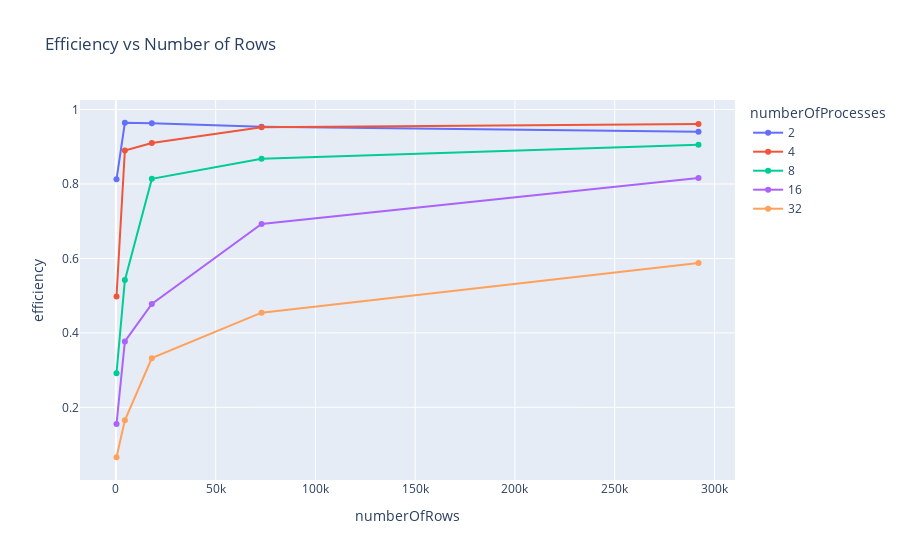

Here is the notebook cell this chart was saved with:
### Code cell
if is_notebook():
    fig = px.line(df_perf, x='numberOfRows', y='efficiency', color='numberOfProcesses', markers=True, title='Efficiency vs Number of Rows')
    fig.show()

### Figure 1 — Plotly figure (JSON) as saved in the notebook; plotly's stock layout.template omitted (floating-point values rounded to 4 significant figures)
{"data": [{"hovertemplate": "numberOfProcesses=2<br>numberOfRows=%{x}<br>efficiency=%{y}<extra></extra>", "legendgroup": "2", "line": {"color": "#636efa", "dash": "solid"}, "marker": {"symbol": "circle"}, "mode": "lines+markers", "name": "2", "orientation": "v", "showlegend": true, "type": "scatter", "x": [300, 4500, 18000, 73000, 292000], "xaxis": "x", "y": [0.8125, 0.9645, 0.963, 0.9535, 0.9407], "yaxis": "y"}, {"hovertemplate": "numberOfProcesses=4<br>numberOfRows=%{x}<br>efficiency=%{y}<extra></extra>", "legendgroup": "4", "line": {"color": "#EF553B", "dash": "solid"}, "marker": {"symbol": "circle"}, "mode": "lines+markers", "name": "4", "orientation": "v", "showlegend": true, "type": "scatter", "x": [300, 4500, 18000, 73000, 292000], "xaxis": "x", "y": [0.4979, 0.8901, 0.9102, 0.9527, 0.961], "yaxis": "y"}, {"hovertemplate": "numberOfProcesses=8<br>numberOfRows=%{x}<br>efficiency=%{y}<extra></extra>", "legendgroup": "8", "line": {"color": "#00cc96", "dash": "solid"}, "marker": {"symbol": "circle"}, "mode": "lines+markers", "name": "8", "orientation": "v", "showlegend": true, "type": "scatter", "x": [300, 4500, 18000, 73000, 292000], "xaxis": "x", "y": [0.2918, 0.5417, 0.8137, 0.8677, 0.9057], "yaxis": "y"}, {"hovertemplate": "numberOfProcesses=16<br>numberOfRows=%{x}<br>efficiency=%{y}<extra></extra>", "legendgroup": "16", "line": {"color": "#ab63fa", "dash": "solid"}, "marker": {"symbol": "circle"}, "mode": "lines+markers", "name": "16", "orientation": "v", "showlegend": true, "type": "scatter", "x": [300, 4500, 18000, 73000, 292000], "xaxis": "x", "y": [0.1549, 0.377, 0.4776, 0.6926, 0.8161], "yaxis": "y"}, {"hovertemplate": "numberOfProcesses=32<br>numberOfRows=%{x}<br>efficiency=%{y}<extra></extra>", "legendgroup": "32", "line": {"color": "#FFA15A", "dash": "solid"}, "marker": {"symbol": "circle"}, "mode": "lines+markers", "name": "32", "orientation": "v", "showlegend": true, "type": "scatter", "x": [300, 4500, 18000, 73000, 292000], "xaxis": "x", "y": [0.06581, 0.1653, 0.3321, 0.4543, 0.5875], "yaxis": "y"}], "layout": {"legend": {"title": {"text": "numberOfProcesses"}, "tracegroupgap": 0}, "title": {"text": "Efficiency vs Number of Rows"}, "xaxis": {"anchor": "y", "domain": [0, 1], "title": {"text": "numberOfRows"}}, "yaxis": {"anchor": "x", "domain": [0, 1], "title": {"text": "efficiency"}}}}
